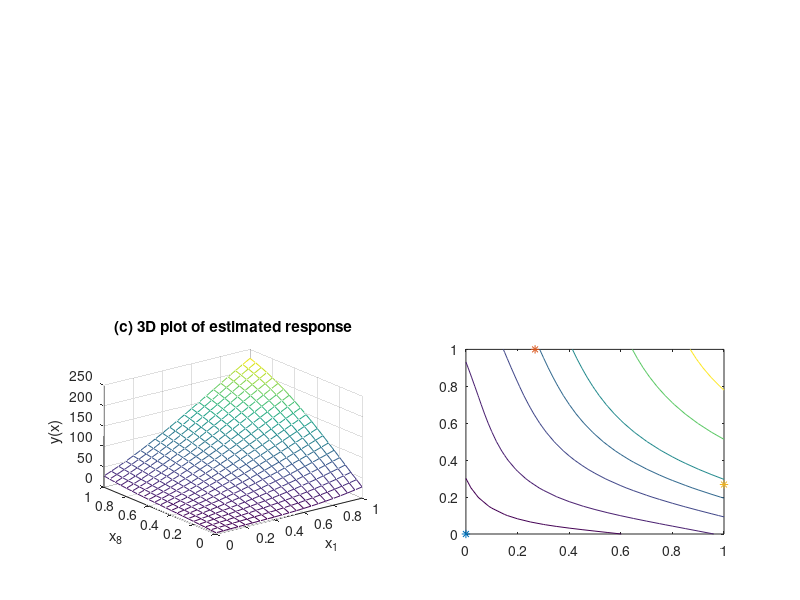

Write the MATLAB code that produced this figure. (Note: this script raises an error after producing the figure.)
x=[0,0;0.268,1;1,0.268];
th1=0.429;
th2=0.467;
x11=x(:,1)*ones(1,3);
x11=x11-x11';

x22=x(:,2)*ones(1,3);
x22=x22-x22';

r00 = exp(-th1*x11.^2-th2*x22.^2); 
r10 = -2*th1*[0,-0.268,-1;0.268,0,0.268-1;1,1-0.268,0].*r00;
r01 = -r10;
r20 = -2*th2*[0,-1,-0.268;1-0,0,1-0.268;0.268,0.268-1,0].*r00;
r02 = -r20;

r11 = (2*th1 - 4*th1^2*([0,-0.268,-1;0.268,0,0.268-1;1,1-0.268,0].^2)).*r00;
r22 = (2*th2 - 4*th2^2*([0,-1,-0.268;1,0,1-0.268;0.268,0.268-1,0].^2)).*r00;
r12 = -4*th1*th2 * [ 0,0.268,0.268;0.268,0,-0.732*0.732;0.268,-0.732*0.762,0].*r00;
r21 = r12';

%R = [r00,r01,r02;
%     r10,r11,r12;
%     r20,r21,r22];
  R = [r00(1,1),r01(1,1),r02(1,1),r00(1,2),r01(1,2),r02(1,2),r00(1,3),r01(1,3),r02(1,3);
     r10(1,1),r11(1,1),r12(1,1),r10(1,2),r11(1,2),r12(1,2),r10(1,3),r11(1,3),r12(1,3);
     r20(1,1),r21(1,1),r22(1,1),r20(1,2),r21(1,2),r22(1,2),r20(1,3),r21(1,3),r22(1,3);
	  r00(2,1),r01(2,1),r02(2,1),r00(2,2),r01(2,2),r02(2,2),r00(2,3),r01(2,3),r02(2,3);
     r10(2,1),r11(2,1),r12(2,1),r10(2,2),r11(2,2),r12(2,2),r10(2,3),r11(2,3),r12(2,3);
     r20(2,1),r21(2,1),r22(2,1),r20(2,2),r21(2,2),r22(2,2),r20(2,3),r21(2,3),r22(2,3);
	  r00(3,1),r01(3,1),r02(3,1),r00(3,2),r01(3,2),r02(3,2),r00(3,3),r01(3,3),r02(3,3);
     r10(3,1),r11(3,1),r12(3,1),r10(3,2),r11(3,2),r12(3,2),r10(3,3),r11(3,3),r12(3,3);
     r20(3,1),r21(3,1),r22(3,1),r20(3,2),r21(3,2),r22(3,2),r20(3,3),r21(3,3),r22(3,3)];
     
  v=[1,0,0,1,0,0,1,0,0]';

%v=[1,1,1,0,0,0,0,0,0]';
%y=[3.0489,71.6374,93.1663,12.1970,185.7917,123.6169,27.4428, 64.1853,244.4854]';

  y=[3.0489,12.1970,27.4428,71.6374,185.7917,64.1853,93.1663,123.6169,244.4854]';
  mu=69.15;
  b = inv(R)*(y-mu*v);
  
  x0=[1,1];
  
 a=[0:0.05:1]';
 
 [t1,t2]=meshgrid(a,a);


  
  r01 = exp(-th1*(t1-x(1,1)).^2-th2*(t2-x(1,2)).^2);
  r11 = -2*th1*(x(1,1)-t1).*r01;
  r21 = -2*th2*(x(1,2)-t2).*r01;
  
  r02 = exp(-th1*(t1-x(2,1)).^2-th2*(t2-x(2,2)).^2);
  r12 = -2*th1*(x(2,1)-t1).*r02;
  r22 = -2*th2*(x(2,2)-t2).*r02;
  
  r03 = exp(-th1*(t1-x(3,1)).^2-th2*(t2-x(3,2)).^2);
  r13 = -2*th1*(x(3,1)-t1).*r03;
  r23 = -2*th2*(x(3,2)-t2).*r03;
  
 
  
  yhat = mu+b(1)*r01+b(2)*r11+b(3)*r21 + b(4)*r02+b(5)*r12+b(6)*r22 ...
     + b(7)*r03+b(8)*r13+b(9)*r23;
  figure(1)
  subplot(223)
 mesh(t1,t2,yhat)
xlabel('x_1')
ylabel('x_8')
zlabel('y(x)')
title('(c) 3D plot of estimated response')

subplot(224) 
[c,h]=contour(t1,t2,yhat,[10,25,50,75,100,150,200]);
hold on
plot(0,0,'*',0.2680,1,'*',1,0.2680,'*')

clabel(c,h,'manual')
xlabel('x_1')
ylabel('x_8')
title('(d) Contour Plot of Response')



